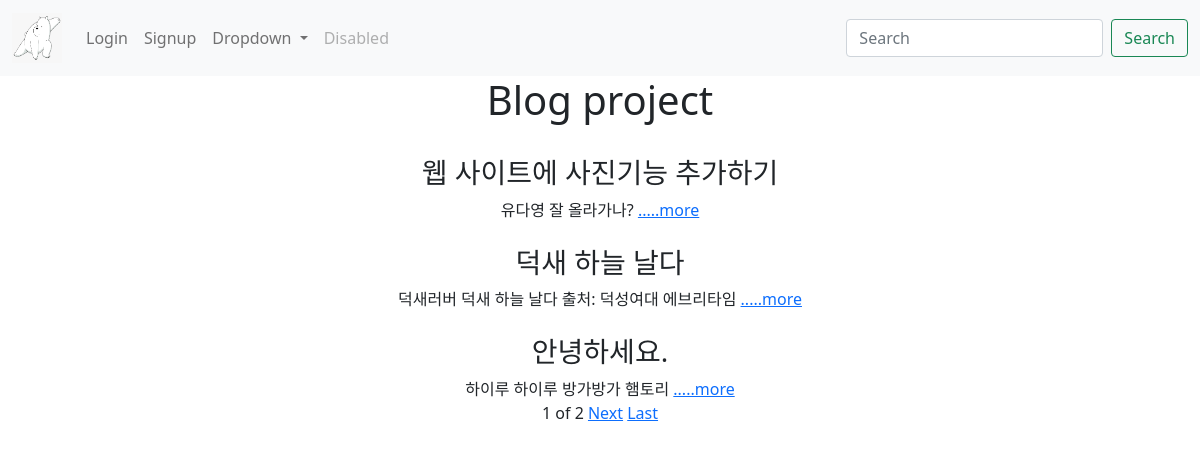
The page / on the database its author committed.
### blog/models.py (models this page shows, shortened)
class Blog(models.Model): #상속받음: 상속받을 부모 클래스에 있는 모든 메소드, 속성 쓸 수 있음 따라서 따로 id 작성하지 않아도
  title=models.CharField(max_length=200)
  writer=models.CharField(max_length=100)
  pub_date =models.DateTimeField()
  body=models.TextField() #제한없음
  image=models.ImageField(upload_to="blog/", blank=True, null=True)
  def summary(self):
    return self.body[:100]

### blog/views.py (the view)
# urls.py: 2. Add a URL to urlpatterns:  path('', views.home, name='home')
def home(request):
  blogs = Blog.objects.all()
  paginator = Paginator(blogs, 3)
  page = request.GET.get('page')
  posts = paginator.get_page(page)
  return render(request, 'home.html',{'blogs':blogs,'posts':posts})

### blog/templates/home.html (shortened to what this page needs)
{% extends 'base.html' %}
{% block content %}
  <h1>Blog project</h1>
  <div class="container">
    {%for blog in posts%}
    <br>
      <div>
        <h3>{{blog.title}}</h3>
        {{blog.writer}}
        {{blog.summary}} <a href="{%url 'detail' blog.id %}">.....more</a>
        <br>
      </div>
    {% endfor %}
  </div>
  <span>{{posts.number}}</span>
  <span>of</span>
  <span>{{posts.paginator.num_pages}}</span>
  {% if posts.has_next %}
  <a href="?page={{posts.next_page_number}}">Next</a>
  <a href="?page={{posts.paginator.num_pages}}">Last</a>
  {% endif %}
{% endblock %}

### lionproject/templates/base.html (style rules this page uses)
body { text-align: center; }

### rows shown on the page
Blog: title "웹 사이트에 사진기능 추가하기", writer "유다영", summary "잘 올라가나?"
Blog: title "덕새 하늘 날다", writer "덕새러버", summary "덕새 하늘 날다 출처: 덕성여대 에브리타임"
Blog: title "안녕하세요.", writer "하이루", summary "하이루 방가방가 햄토리"

### other values the page prints
{{ posts.number }} "1"
{{ posts.paginator.num_pages }} "2"
